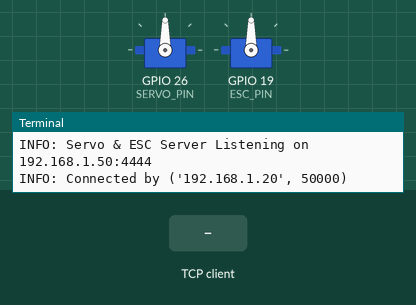
Bench run of a program on a simulated Raspberry Pi (BCM pin numbers). On the bench: 2 × servo, the last lines printed to the terminal. The inputs (shaded band) are chosen by the test bench. One TCP client connects 1 s after the port opens and stays connected; servo angles are drawn from the pulse width (0.5 ms = 0°, 2.5 ms = 180°); threads take turns every 2 ms; the clock reads 2024-03-15 10:24:30 at power-on unless the program sets it.

Above: at 1.2 s.
1.3 s: the TCP client sends "UP\n"
At 1.7 s:
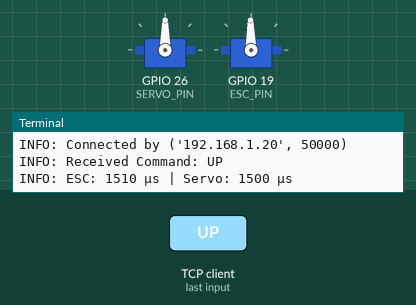
2.8 s: the TCP client sends "DOWN\n"
At 3.2 s:
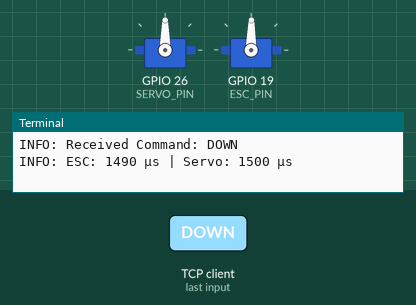
4.3 s: the TCP client sends "LEFT\n"
At 4.6 s:
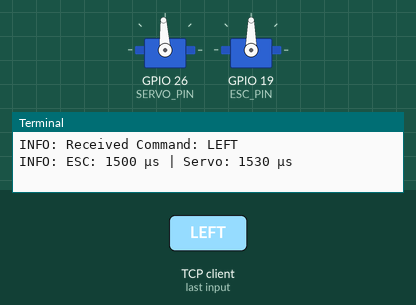
5.8 s: the TCP client sends "RIGHT\n"
At 6.2 s:
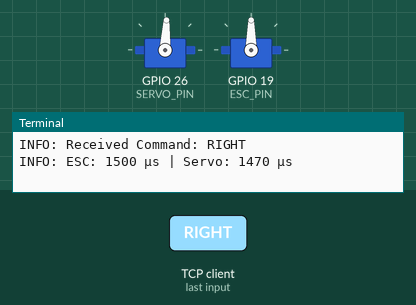
Timing chart, 0 to 8.3 s (numbered marks = the images above; inputs shaded):
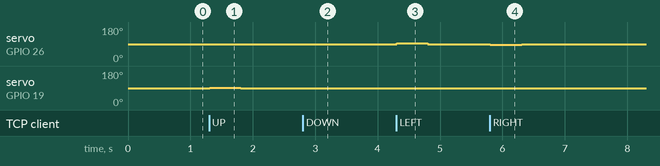

Measured:
- after the input at 1.3 s, servo on GPIO 19 (ESC_PIN): 90° → 91° at once, → 90° 0.50 s later
- after the input at 2.8 s, servo on GPIO 19 (ESC_PIN): 90° → 89° at once, → 90° 0.50 s later
- after the input at 4.3 s, servo on GPIO 26 (SERVO_PIN): 90° → 93° at once, → 90° 0.50 s later
- after the input at 5.8 s, servo on GPIO 26 (SERVO_PIN): 90° → 87° at once, → 90° 0.50 s later

The program:

driveCoreHost.py
```python
import socket
import pigpio
import time
import threading
import queue  # Queue to handle input lag and prevent runaway actions
from getIpAddr import get_local_ip
import sys

# =================== GPIO Configuration ===================
SERVO_PIN = 26  # GPIO pin for connected servo
ESC_PIN = 19    # GPIO pin for connected ESC

FREQ_SERVO = 100  # Servo frequency (Standard for servos)
FREQ_ESC = 100    # ESC frequency (Match your ESC calibration)

# Servo PWM Duty Cycle Range (Microseconds)TODO: find true center
MIN_DUTY_SERVO = 900   # Leftmost position in µs
MAX_DUTY_SERVO = 2100  # Rightmost position in µs
NEUTRAL_SERVO = 1500   # Center position in µs

# ESC PWM Duty Cycle Range (Microseconds)
MIN_DUTY_ESC = 1310    # Minimum throttle
MAX_DUTY_ESC = 1750    # Maximum throttle
NEUTRAL_DUTY_ESC = 1500  # Neutral position

STEP_SERVO = 30  # Step size for smoother servo movement (µs)
STEP_ESC = 10    # Step size for smoother ESC control (µs)

COMMAND_TIMEOUT = 0.5  # If no command received for 500 ms, stop the car
DELAY = 0.02  # Small delay for smooth movement

# =================== Initialize pigpio ===================
pi = pigpio.pi()
if not pi.connected:
    print("ERROR: pigpio daemon is not running!")
    exit(1)

# Set initial values for servo and ESC
pi.set_servo_pulsewidth(SERVO_PIN, NEUTRAL_SERVO)  # Start at center
pi.set_servo_pulsewidth(ESC_PIN, NEUTRAL_DUTY_ESC)  # Start ESC at neutral

# =================== Socket Configuration ===================
HOST = get_local_ip()
PORT = 4444

server_socket = socket.socket(socket.AF_INET, socket.SOCK_STREAM)

# TODO: For ver 1.1
#server_socket = socket.socket(socket.AF_INET, socket.SOCK_DGRAM)       # Use UDP communication

server_socket.setsockopt(socket.SOL_SOCKET, socket.SO_REUSEADDR, 1)

# TODO: For ver 1.1
#server_socket.setsockopt(socket.IPPROTO_TCP, socket.TCP_NODELAY, 1)    # Disable Nagle's Algorithm

server_socket.bind((HOST, PORT))
server_socket.listen(1)

print(f"INFO: Servo & ESC Server Listening on {HOST}:{PORT}")

# Store current pulse width values
current_servo_pw = NEUTRAL_SERVO
current_esc_pw = NEUTRAL_DUTY_ESC

# Command queue to resolve input lag and runaway actions
command_queue = queue.Queue()

# Timestamp of last received command
last_command_time = time.time()

# =================== Control Vehicle Using match-case ===================
def control_vehicle(command):
    """ Adjusts both the throttle and steering based on the command """
    global current_servo_pw, current_esc_pw, last_command_time

    last_command_time = time.time()  # Update timestamp on valid command

    target_esc_pw = current_esc_pw
    target_servo_pw = current_servo_pw

    match command:
        # ESC (Throttle) Control
        case "UP":
            target_esc_pw = min(MAX_DUTY_ESC, current_esc_pw + STEP_ESC)
        case "DOWN":
            target_esc_pw = max(MIN_DUTY_ESC, current_esc_pw - STEP_ESC)
        case "NEUTRAL":
            target_esc_pw = NEUTRAL_DUTY_ESC

        # Servo (Steering) Control
        case "LEFT":
            target_servo_pw = min(MAX_DUTY_SERVO, current_servo_pw + STEP_SERVO)
        case "RIGHT":
            target_servo_pw = max(MIN_DUTY_SERVO, current_servo_pw - STEP_SERVO)
        case "CENTER":
            target_servo_pw = NEUTRAL_SERVO  # Reset servo to center

        # Handle simultaneous servo & throttle movements
        case "LEFTUP":
            target_servo_pw = min(MAX_DUTY_SERVO, current_servo_pw + STEP_SERVO)
            target_esc_pw = min(MAX_DUTY_ESC, current_esc_pw + STEP_ESC)
        case "LEFTDOWN":
            target_servo_pw = min(MAX_DUTY_SERVO, current_servo_pw + STEP_SERVO)
            target_esc_pw = max(MIN_DUTY_ESC, current_esc_pw - STEP_ESC)
        case "RIGHTUP":
            target_servo_pw = max(MIN_DUTY_SERVO, current_servo_pw - STEP_SERVO)
            target_esc_pw = min(MAX_DUTY_ESC, current_esc_pw + STEP_ESC)
        case "RIGHTDOWN":
            target_servo_pw = max(MIN_DUTY_SERVO, current_servo_pw - STEP_SERVO)
            target_esc_pw = max(MIN_DUTY_ESC, current_esc_pw - STEP_ESC)

        # Unknown Commands
        case _:
            print(f"WARNING: Unrecognized command '{command}'. Ignoring...")
            return  # Ignore invalid commands

    # Smooth transition for both ESC and Servo
    while abs(current_esc_pw - target_esc_pw) > 1 or abs(current_servo_pw - target_servo_pw) > 1:
        if current_esc_pw < target_esc_pw:
            current_esc_pw += STEP_ESC
        elif current_esc_pw > target_esc_pw:
            current_esc_pw -= STEP_ESC

        if current_servo_pw < target_servo_pw:
            current_servo_pw += STEP_SERVO
        elif current_servo_pw > target_servo_pw:
            current_servo_pw -= STEP_SERVO

        # **Update both ESC and Servo at the same time**
        pi.set_servo_pulsewidth(ESC_PIN, current_esc_pw)
        pi.set_servo_pulsewidth(SERVO_PIN, current_servo_pw)

        print(f"INFO: ESC: {current_esc_pw} µs | Servo: {current_servo_pw} µs")

        time.sleep(DELAY)  # Smooth movement

# =================== Handle Client Connection ===================
def handle_client(conn):
    """ Handles a single client connection """
    try:
        while True:
            data = conn.recv(1024).decode('utf8').strip()

            # Handle disconnection
            if not data:
                print("INFO: Client disconnected.")
                break

            print(f"INFO: Received Command: {data}")

            # Add to queue to process in main loop (fixes input lag)
            command_queue.put(data)

            # Handle DISCONNECT command
            if data == "DISCONNECT":
                print("INFO: Client requested disconnection. Shutting down server.")
                server_socket.close()
                pi.set_servo_pulsewidth(ESC_PIN, NEUTRAL_DUTY_ESC)
                pi.set_servo_pulsewidth(SERVO_PIN, NEUTRAL_SERVO)
                pi.stop()
                sys.exit()
                exit(1)

    except Exception as e:
        print(f"ERROR: Client connection error: {e}")
    finally:
        conn.close()

# =================== Start Server in a Thread ===================
def start_server():
    while True:
        conn, addr = server_socket.accept()
        print(f"INFO: Connected by {addr}")
        client_thread = threading.Thread(target=handle_client, args=(conn,))
        client_thread.daemon = True  # Closes thread when the main program exits
        client_thread.start()

server_thread = threading.Thread(target=start_server, daemon=True)
server_thread.start()

# =================== Process Input Queue & Prevent Runaway Actions ===================
try:
    while True:
        # Process commands from the queue
        while not command_queue.empty():
            command = command_queue.get()
            control_vehicle(command)

        # If no command is received within `COMMAND_TIMEOUT`, reset to neutral
        if time.time() - last_command_time > COMMAND_TIMEOUT:
            if current_esc_pw != NEUTRAL_DUTY_ESC or current_servo_pw != NEUTRAL_SERVO:
                print("WARNING: No input received. Resetting to NEUTRAL for safety.")
                pi.set_servo_pulsewidth(ESC_PIN, NEUTRAL_DUTY_ESC)
                pi.set_servo_pulsewidth(SERVO_PIN, NEUTRAL_SERVO)
                current_esc_pw = NEUTRAL_DUTY_ESC
                current_servo_pw = NEUTRAL_SERVO

        time.sleep(0.01)  # Prevent CPU overload while polling

except KeyboardInterrupt:
    print("\nINFO: Exiting...")

finally:
    pi.set_servo_pulsewidth(ESC_PIN, NEUTRAL_DUTY_ESC)
    pi.set_servo_pulsewidth(SERVO_PIN, NEUTRAL_SERVO)
    time.sleep(2)
    pi.stop()  # Close pigpio connection
    server_socket.close()
    sys.exit()
```

getIpAddr.py
```python
import socket

def get_local_ip():
    """Returns the local IP address of the machine on the network."""
    s = socket.socket(socket.AF_INET, socket.SOCK_DGRAM)
    s.connect(("8.8.8.8", 80))  # Connect to Google's DNS to determine IP
    local_ip = s.getsockname()[0]
    s.close()
    return local_ip
```
